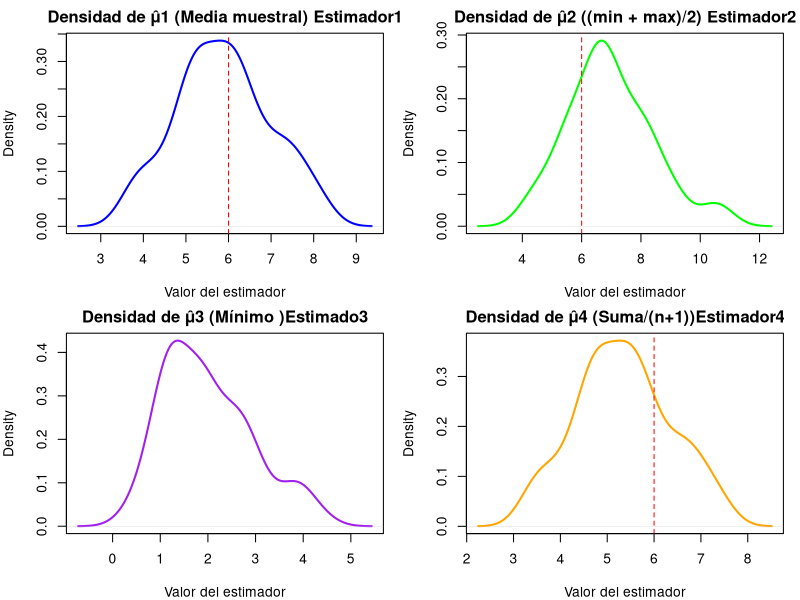
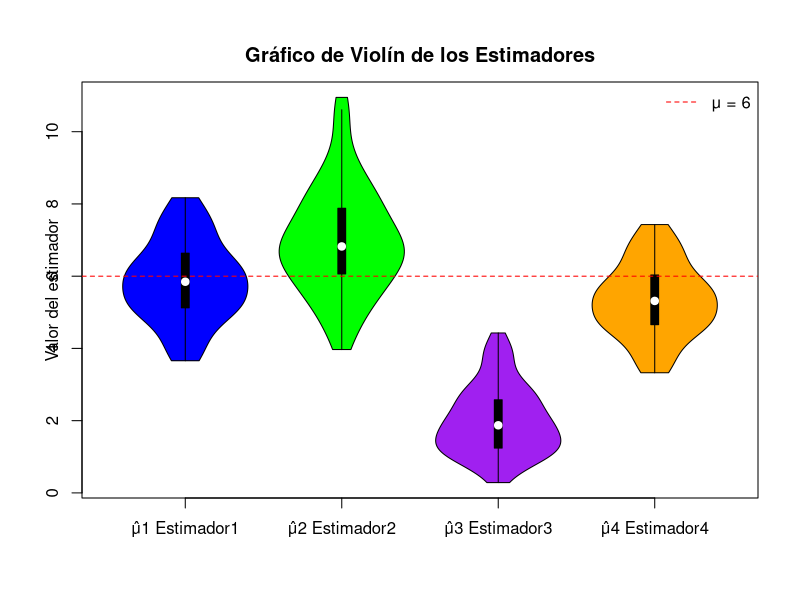
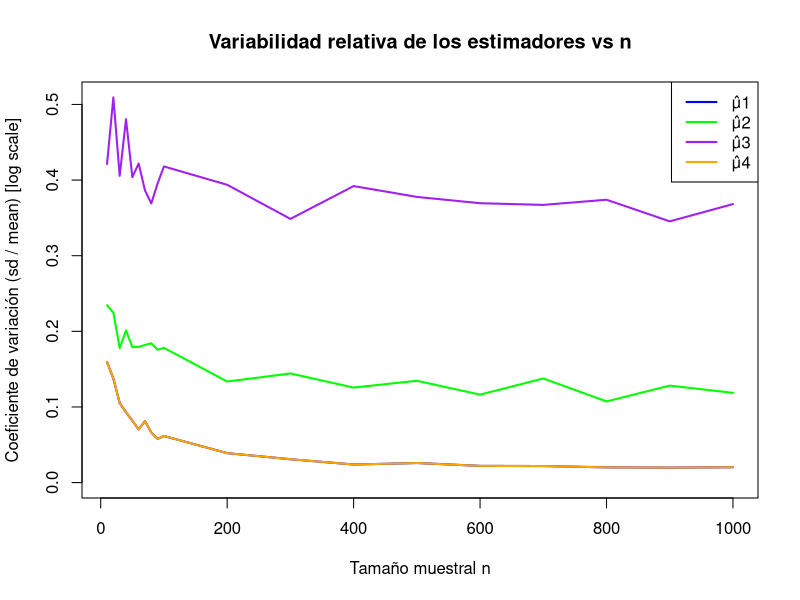
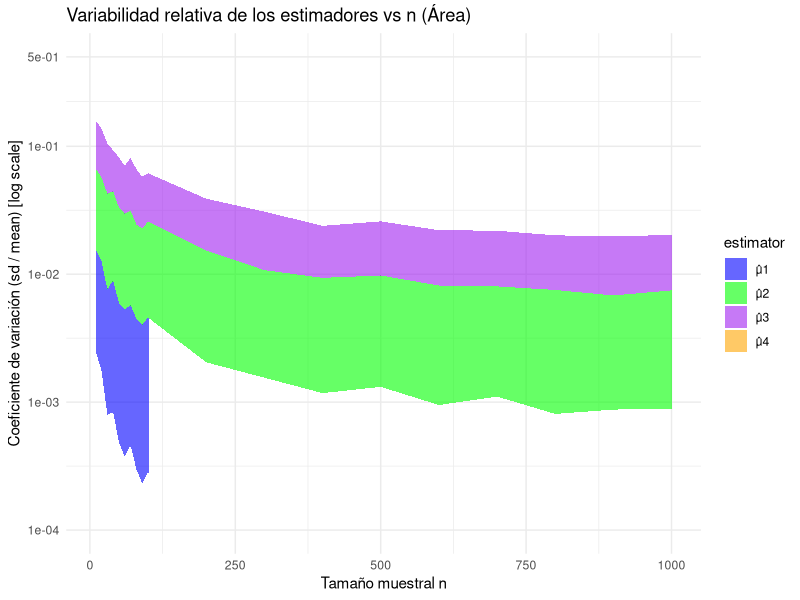
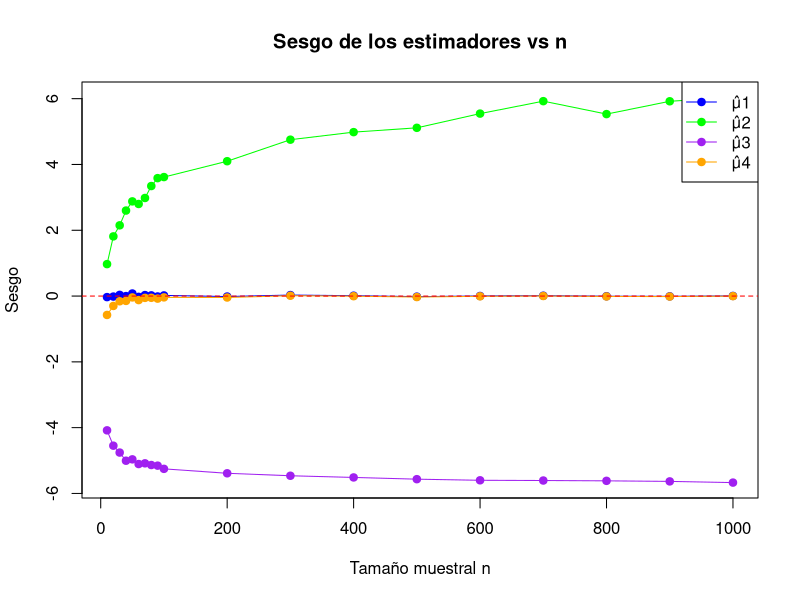
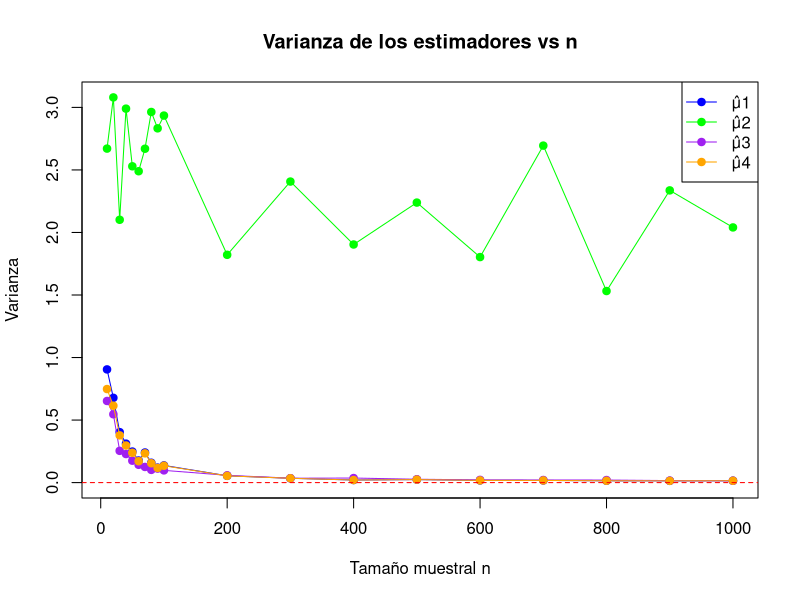
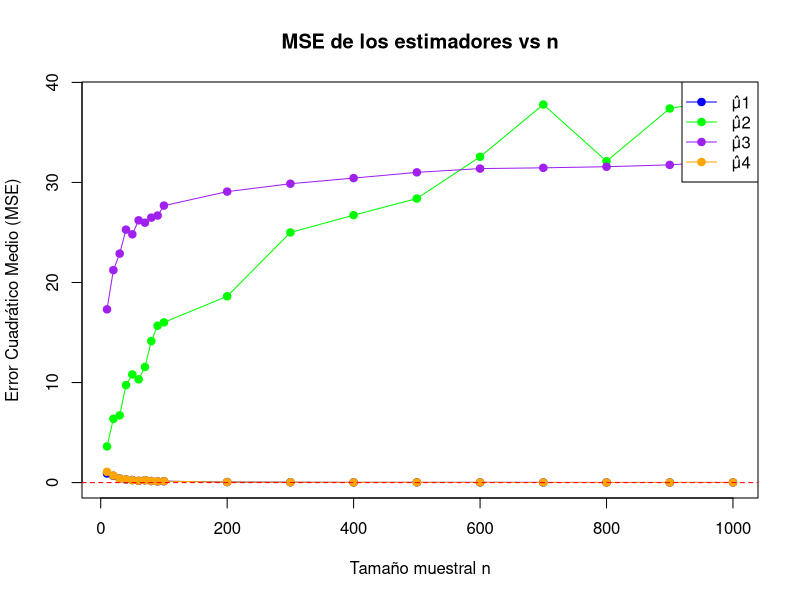

The R script that drew these images, in order:
## ---- chunk 1
library(tibble)
library(knitr)
library(vioplot)
library(ggplot2)
set.seed(50)
knitr::opts_chunk$set(echo = TRUE, warning = FALSE, message = FALSE)
## ---- chunk 2
# Parámetros de la distribución Gamma
alpha <- 3
sigma <- 2
n <- 10  # Tamaño muestral
num_samples <- 100  # Número de muestras

## ---- chunk 3
# Vectores para almacenar los estimadores
est1 <- numeric(num_samples)  # μ̂1: Media muestral
est2 <- numeric(num_samples)  # μ̂2: (min + max)/2
est3 <- numeric(num_samples)  # μ̂3: Mínimo (X(1))
est4 <- numeric(num_samples)  # μ̂4: Suma / (n+1)

# Generar las 100 muestras y calcular estimadores
for (i in 1:num_samples) {
  sample <- rgamma(n, shape = alpha, scale = sigma)
  est1[i] <- mean(sample)
  est2[i] <- (min(sample) + max(sample)) / 2
  est3[i] <- min(sample)
  est4[i] <- sum(sample) / (n + 1)
}
resultados <- tibble(
  `Estimador 1` = est1,
  `Estimador 2` = est2,
  `Estimador 3` = est3,
  `Estimador 4` = est4
)

resultados
## ---- chunk 4
# Configurar panel para 4 gráficos (2x2) con márgenes ajustados
par(mfrow = c(2, 2), mar = c(4, 4, 2, 1))  # Márgenes: bottom, left, top, right

# Graficar curva de densidad para cada estimador
plot(density(est1), main = "Densidad de μ̂1 (Media muestral) Estimador1", xlab = "Valor del estimador", col = "blue", lwd = 2)
abline(v = alpha * sigma, col = "red", lty = 2)

plot(density(est2), main = "Densidad de μ̂2 ((min + max)/2) Estimador2", xlab = "Valor del estimador", col = "green", lwd = 2)
abline(v = alpha * sigma, col = "red", lty = 2)

plot(density(est3), main = "Densidad de μ̂3 (Mínimo )Estimado3", xlab = "Valor del estimador", col = "purple", lwd = 2)
abline(v = alpha * sigma, col = "red", lty = 2)

plot(density(est4), main = "Densidad de μ̂4 (Suma/(n+1))Estimador4", xlab = "Valor del estimador", col = "orange", lwd = 2)
abline(v = alpha * sigma, col = "red", lty = 2)

# Resetear configuración de gráficos
par(mfrow = c(1, 1), mar = c(5, 4, 4, 2) + 0.1)  # Restaurar márgenes predeterminados
## ---- chunk 5
# Calcular las medias de los estimadores
mean_est1 <- mean(est1)
mean_est2 <- mean(est2)
mean_est3 <- mean(est3)
mean_est4 <- mean(est4)

#Calcular sesgos
bias1 <- mean_est1 - (alpha * sigma)
bias2 <- mean_est2 - (alpha * sigma)
bias3 <- mean_est3 - (alpha * sigma)
bias4 <- mean_est4 - (alpha * sigma)

# Sesgos absolutos
abs_bias1 <- abs(bias1)
abs_bias2 <- abs(bias2)
abs_bias3 <- abs(bias3)
abs_bias4 <- abs(bias4)

comparison_table <- data.frame(
  Estimador = c("μ̂₁ (Media muestral)", "μ̂₂ ((min + max)/2)", "μ̂₃ (Mínimo)", "μ̂₄ (Suma/(n+1))"),
  Media_Estimada = c(mean_est1, mean_est2, mean_est3, mean_est4),
  Valor_Verdadero = rep(alpha * sigma, 4),
  Sesgo = c(bias1, bias2, bias3, bias4),
  Sesgo_ABS = c(abs_bias1, abs_bias2, abs_bias3, abs_bias4)
)

# Formatear la tabla con kable
kable(comparison_table, caption = "Comparación de estimadores con la media poblacional", digits = 3)

## ---- chunk 6

#  Gráfico de violín
par(mfrow = c(1, 1))
vioplot::vioplot(est1, est2, est3, est4, names = c("μ̂1 Estimador1", "μ̂2 Estimador2", "μ̂3 Estimador3", "μ̂4 Estimador4"),
                 main = "Gráfico de Violín de los Estimadores", ylab = "Valor del estimador",
                 col = c("blue", "green", "purple", "orange"))
abline(h = alpha * sigma, col = "red", lty = 2)
legend("topright", legend = c("μ = 6"), col = "red", lty = 2, bty = "n")
## ---- chunk 7
mu_true <- alpha * sigma  # μ = 6

# Número de simulaciones por tamaño muestral
num_sim <- 100
# Tamaños muestrales (incrementando desde 10 hasta 1000, agregando valores representativos)
sample_sizes <- c(10, 20, 30, 40, 50, 60, 70, 80, 90, 100, 200, 300, 400, 500, 600, 700, 800, 900, 1000)
# Vectores para almacenar sd, varianza y CV para cada estimador
bias_est1 <- numeric(length(sample_sizes))
bias_est2 <- numeric(length(sample_sizes))
bias_est3 <- numeric(length(sample_sizes))
bias_est4 <- numeric(length(sample_sizes))
sd_est1 <- numeric(length(sample_sizes))
sd_est2 <- numeric(length(sample_sizes))
sd_est3 <- numeric(length(sample_sizes))
sd_est4 <- numeric(length(sample_sizes))
var_est1 <- numeric(length(sample_sizes))
var_est2 <- numeric(length(sample_sizes))
var_est3 <- numeric(length(sample_sizes))
var_est4 <- numeric(length(sample_sizes))
cv_est1 <- numeric(length(sample_sizes))
cv_est2 <- numeric(length(sample_sizes))
cv_est3 <- numeric(length(sample_sizes))
cv_est4 <- numeric(length(sample_sizes))
mse_est1 <- numeric(length(sample_sizes))
mse_est2 <- numeric(length(sample_sizes))
mse_est3 <- numeric(length(sample_sizes))
mse_est4 <- numeric(length(sample_sizes))
# Simulación para cada tamaño muestral
for (j in 1:length(sample_sizes)) {
  n <- sample_sizes[j]
  est1_sim <- numeric(num_sim)
  est2_sim <- numeric(num_sim)
  est3_sim <- numeric(num_sim)
  est4_sim <- numeric(num_sim)
  
  for (i in 1:num_sim) {
    sample <- rgamma(n, shape = alpha, scale = sigma)
    est1_sim[i] <- mean(sample)
    est2_sim[i] <- (min(sample) + max(sample)) / 2
    est3_sim[i] <- min(sample)
    est4_sim[i] <- sum(sample) / (n + 1)
  }
  # Calcular sd, varianza y CV (sd / mean)
  sd_est1[j] <- sd(est1_sim)
  sd_est2[j] <- sd(est2_sim)
  sd_est3[j] <- sd(est3_sim)
  sd_est4[j] <- sd(est4_sim)
  
  var_est1[j] <- var(est1_sim)
  var_est2[j] <- var(est2_sim)
  var_est3[j] <- var(est3_sim)
  var_est4[j] <- var(est4_sim)
  
  cv_est1[j] <- sd(est1_sim) / mean(est1_sim)
  cv_est2[j] <- sd(est2_sim) / mean(est2_sim)
  cv_est3[j] <- sd(est3_sim) / mean(est3_sim)
  cv_est4[j] <- sd(est4_sim) / mean(est4_sim)
  mean_est1 <- mean(est1_sim)
  mean_est2 <- mean(est2_sim)
  mean_est3 <- mean(est3_sim)
  mean_est4 <- mean(est4_sim)
  
  bias_est1[j] <- mean_est1 - mu_true
  bias_est2[j] <- mean_est2 - mu_true
  bias_est3[j] <- mean_est3 - mu_true
  bias_est4[j] <- mean_est4 - mu_true
  
  mse_est1[j] <- bias_est1[j]^2 + var_est1[j]
  mse_est2[j] <- bias_est2[j]^2 + var_est2[j]
  mse_est3[j] <- bias_est3[j]^2 + var_est3[j]
  mse_est4[j] <- bias_est4[j]^2 + var_est4[j]
  
 }
## ---- chunk 8
# Depuración: Imprimir valores de CV
cat("Valores de Coeficiente de Variación (CV) por tamaño muestral:\n")
for (j in 1:length(sample_sizes)) {
  cat(sprintf("n = %d: cv_est1 = %.6f, cv_est2 = %.6f, cv_est3 = %.6f, cv_est4 = %.6f\n",
              sample_sizes[j], cv_est1[j], cv_est2[j], cv_est3[j], cv_est4[j]))
}


# Ajuste del gráfico existente
plot(sample_sizes, cv_est1, type = "l", col = "blue", lwd = 2, ylim = c(0, max(c(cv_est1, cv_est2, cv_est3, cv_est4))),
     xlab = "Tamaño muestral n", ylab = "Coeficiente de variación (sd / mean) [log scale]",
     main = "Variabilidad relativa de los estimadores vs n")
lines(sample_sizes, cv_est2, type = "l", col = "green", lwd = 2)
lines(sample_sizes, cv_est3, type = "l", col = "purple", lwd = 2)
lines(sample_sizes, cv_est4, type = "l", col = "orange", lwd = 2)
legend("topright", legend = c("μ̂1", "μ̂2", "μ̂3", "μ̂4"), col = c("blue", "green", "purple", "orange"), lty = 1, lwd = 2)

# Gráfico alternativo: Gráfico de área

cv_data_long <- data.frame(
  n = rep(sample_sizes, 4),
  cv = c(cv_est1, cv_est2, cv_est3, cv_est4),
  estimator = rep(c("μ̂1", "μ̂2", "μ̂3", "μ̂4"), each = length(sample_sizes))
)
ggplot(cv_data_long, aes(x = n, y = cv, fill = estimator)) +
  geom_area(position = "stack", alpha = 0.6) +
  scale_y_log10(limits = c(0.0001, 0.5), breaks = c(0.0001, 0.001, 0.01, 0.1, 0.5)) +
  labs(title = "Variabilidad relativa de los estimadores vs n (Área)", x = "Tamaño muestral n", y = "Coeficiente de variación (sd / mean) [log scale]") +
  theme_minimal() +
  scale_fill_manual(values = c("μ̂1" = "blue", "μ̂2" = "green", "μ̂3" = "purple", "μ̂4" = "orange"))
## ---- chunk 9
# Construir tabla de estadísticas
results_table <- data.frame(
  n = sample_sizes,
  var1 = round(var_est1,2),cv1 = round(cv_est1,2),
  var2 = round(var_est2,2),cv2 = round(cv_est2,2),
  var3 = round(var_est3,2),cv3 = round(cv_est3,2),
  var4 = round(var_est4,2),cv4 = round(cv_est4,2)
  
)
cat("Tabla de estadísticas:\n")
print(results_table)
## ---- chunk 10



# Gráfico 1: Sesgo vs n
plot(sample_sizes, bias_est1, type = "o", col = "blue", pch = 19, ylim = c(min(c(bias_est1, bias_est2, bias_est3, bias_est4)), max(c(bias_est1, bias_est2, bias_est3, bias_est4))),
     xlab = "Tamaño muestral n", ylab = "Sesgo",
     main = "Sesgo de los estimadores vs n")
lines(sample_sizes, bias_est2, type = "o", col = "green", pch = 19)
lines(sample_sizes, bias_est3, type = "o", col = "purple", pch = 19)
lines(sample_sizes, bias_est4, type = "o", col = "orange", pch = 19)
abline(h = 0, col = "red", lty = 2)
legend("topright", legend = c("μ̂1", "μ̂2", "μ̂3", "μ̂4"), col = c("blue", "green", "purple", "orange"), lty = 1, pch = 19)

# Gráfico 2: Varianza vs n
plot(sample_sizes, var_est1, type = "o", col = "blue", pch = 19, ylim = c(0, max(c(var_est1, var_est2, var_est3, var_est4))),
     xlab = "Tamaño muestral n", ylab = "Varianza",
     main = "Varianza de los estimadores vs n")
lines(sample_sizes, var_est2, type = "o", col = "green", pch = 19)
lines(sample_sizes, var_est3, type = "o", col = "purple", pch = 19)
lines(sample_sizes, var_est4, type = "o", col = "orange", pch = 19)
abline(h = 0, col = "red", lty = 2)
legend("topright", legend = c("μ̂1", "μ̂2", "μ̂3", "μ̂4"), col = c("blue", "green", "purple", "orange"), lty = 1, pch = 19)

# Gráfico 3: MSE vs n
plot(sample_sizes, mse_est1, type = "o", col = "blue", pch = 19, ylim = c(0, max(c(mse_est1, mse_est2, mse_est3, mse_est4))),
     xlab = "Tamaño muestral n", ylab = "Error Cuadrático Medio (MSE)",
     main = "MSE de los estimadores vs n")
lines(sample_sizes, mse_est2, type = "o", col = "green", pch = 19)
lines(sample_sizes, mse_est3, type = "o", col = "purple", pch = 19)
lines(sample_sizes, mse_est4, type = "o", col = "orange", pch = 19)
abline(h = 0, col = "red", lty = 2)
legend("topright", legend = c("μ̂1", "μ̂2", "μ̂3", "μ̂4"), col = c("blue", "green", "purple", "orange"), lty = 1, pch = 19)
